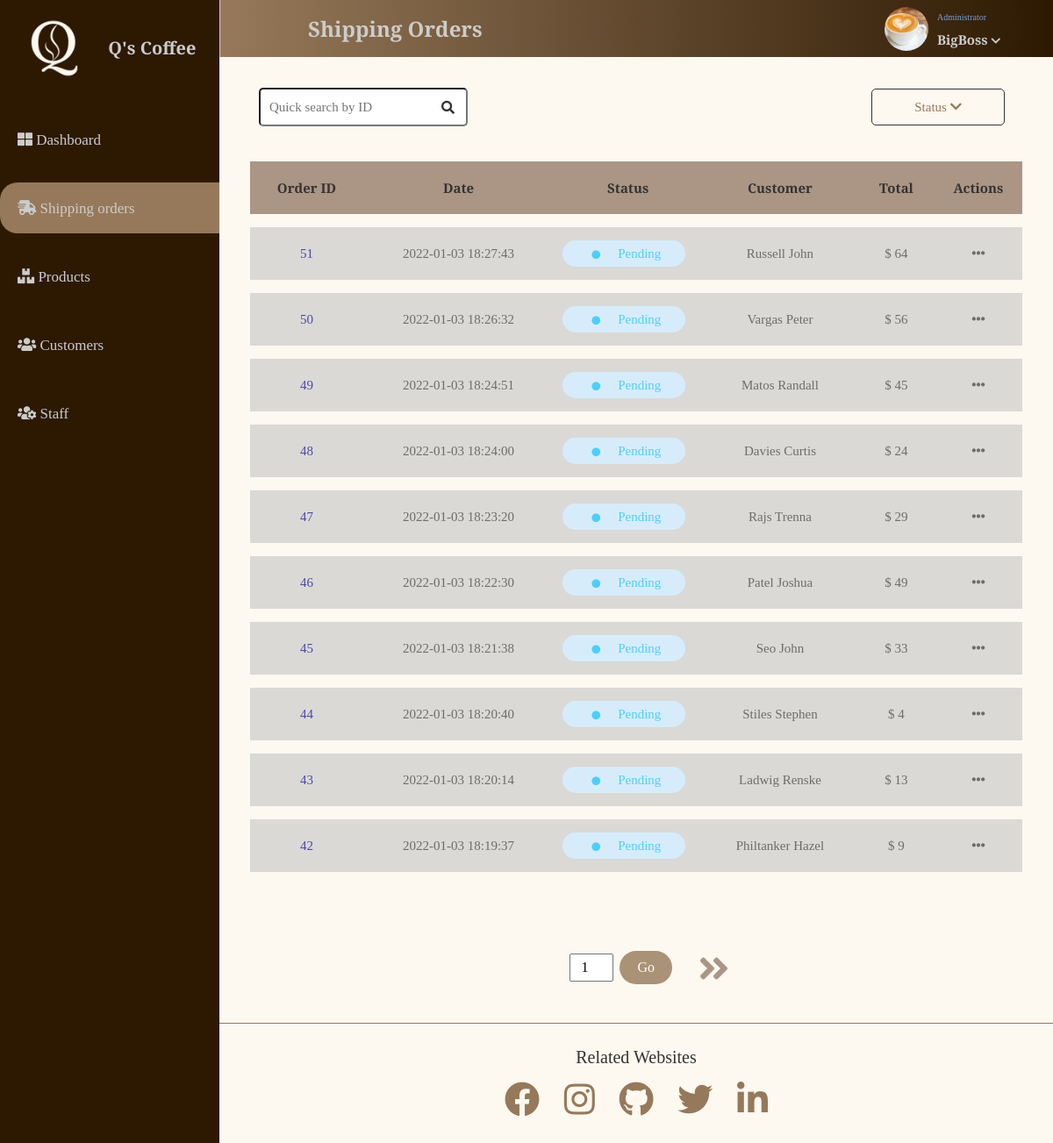
The page /admin/orders/index.php (signed in) on the database as committed earlier.
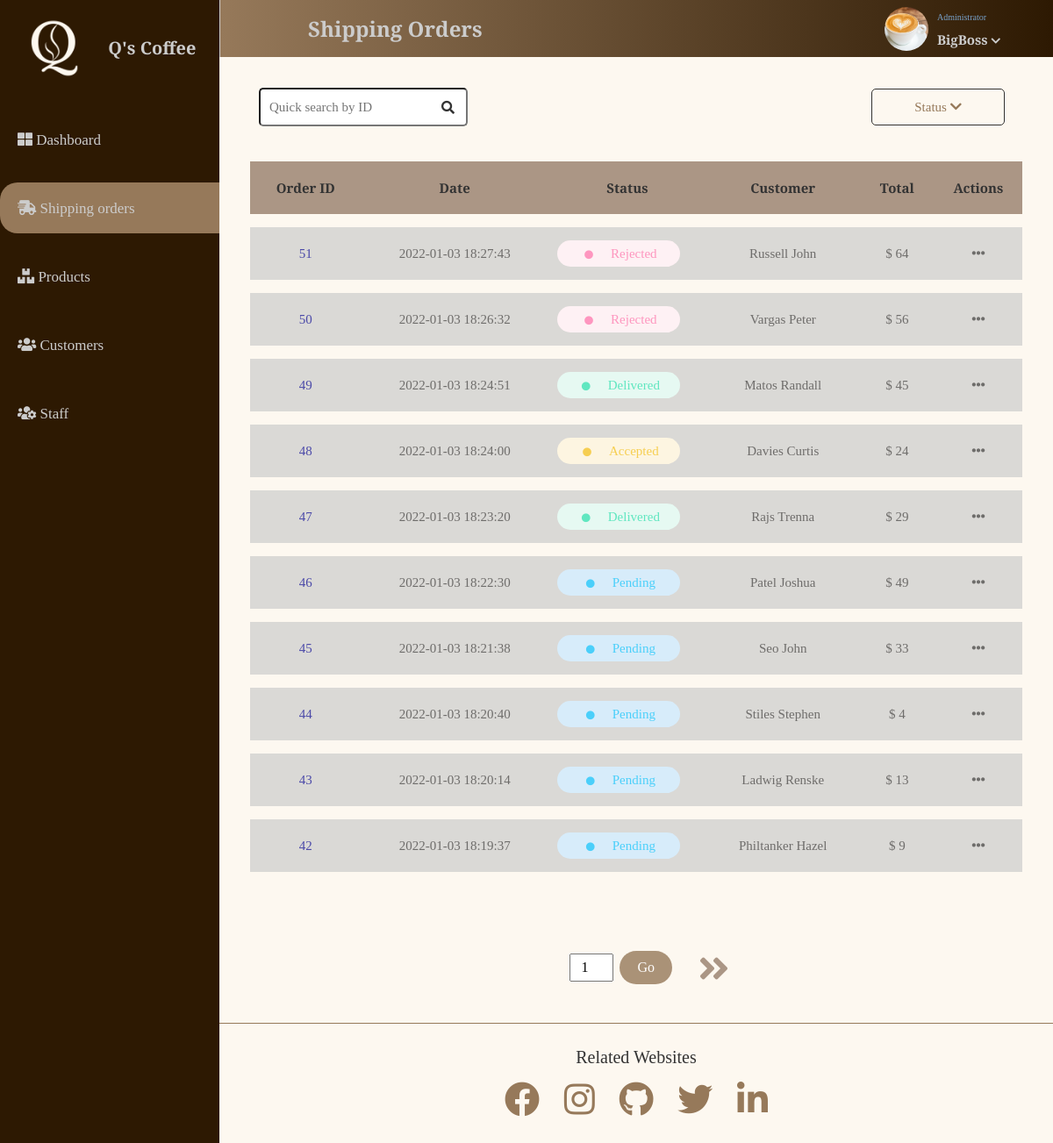
The same page on the database as committed later.
### tables this page shows
CREATE TABLE `orders` (
  `id` int(11) NOT NULL,
  `customer_id` int(11) DEFAULT NULL,
  `date` timestamp NOT NULL DEFAULT CURRENT_TIMESTAMP,
  `description` text,
  `price` float NOT NULL,
  `status` varchar(10) NOT NULL
);

CREATE TABLE `customers` (
  `id` int(11) NOT NULL,
  `username` varchar(20) NOT NULL,
  `name` varchar(50) NOT NULL,
  `email` varchar(50) NOT NULL,
  `phone` varchar(15) NOT NULL,
  `DOB` date DEFAULT NULL,
  `address` varchar(200) DEFAULT NULL,
  `hashed_password` varchar(100) NOT NULL DEFAULT '$2y$10$.UTq353gU/9.XB8ySXS75.ANbVquqEkZW9mRCg1om5ZS2FW5G2qe2',
  `gender` tinyint(1) NOT NULL DEFAULT '0',
  `avatar` varchar(200) DEFAULT NULL
);

### admin/orders/index.php (the view, shortened to what this page needs)
<!DOCTYPE html>
<html lang="en">
<head>
    <link rel="stylesheet" href="https://cdnjs.cloudflare.com/ajax/libs/normalize/8.0.1/normalize.min.css">
    <link rel="stylesheet" href="../assets/css/base.css">
    <link rel="stylesheet" href="../assets/css/main.css">
    <link rel="stylesheet" href="../assets/css/orders.css">
    <link rel="stylesheet" href="https://cdnjs.cloudflare.com/ajax/libs/font-awesome/5.15.1/css/all.min.css" >
</head>
<body>
<?php
       include '../sidebar.php';
        include '../header.php';
?>
<div class="app">
    <div class="container">
        <div class="orders__menu">
            <div class="orders__search">
                <input type="text" class="orders__search" placeholder="Quick search by ID">
                <i class="fas fa-search orders__search-icon"></i>
            </div>
            <div class="orders__right-side">
                <div class="orders__status">
                    <a href="./index.php" class="orders__status-clear">
                        <?php
                            if(!isset($_GET['status'])){
                                echo("Status");
                           }
                           else {echo($_GET['status']);}
                        ?>
                        <i class="fas fa-chevron-down orders__down-icon"></i>
                    </a>
                </div>
            </div>
        </div>
        <div class="orders__order-table">
                <?php
                require '../../connect.php';
                if(isset($_GET['status'])){$status=$_GET['status']; $sql="select count(*) as 'records' from orders where status='$status'";}
                else{$sql="select count(*) as 'records' from orders";}
                $res=$connect->query($sql)->fetch_array()['records'];
                $step=10;
                if($res%$step==0){$max=intdiv($res,$step);} else{$max=intdiv($res,$step)+1;}
                if(isset($_GET['page'])){
                    $page=$_GET['page'];
                    if($page>$max){$page=$max;}
                }else{$page=1;}
                $offset=$step*($page-1);
                    if(!isset($_GET['status'])){
                        $sql="select orders.id,date,status,price, name
                        from orders join customers
                        on orders.customer_id=customers.id
                        order by orders.id desc limit $step offset $offset";
                    }
                    $result = $connect->query($sql);
                ?>
             <table class="orders__table">
                    <thead>
                        <tr>
                            <th>Order ID</th>
                            <th>Date</th>
                            <th>Status</th>
                            <th>Customer</th>
                            <th>Total</th>
                            <th class="orders__more-btn">Actions</th>
                        </tr>
                    </thead>
                    <tbody>
                        <?php
                            while($row = mysqli_fetch_array($result)){
                        ?>
                        <tr class="float-z">
                            <td style="color: darkblue;"><?php echo($row['id']); ?></td>
                            <td><?php echo($row['date']); ?></td>
                            <td>
                                <div class="orders__table-status orders__status--<?php echo($row['status']); ?>">
                                    <i class="fas fa-circle"></i><?php echo($row['status']); ?>
                                </div>
                            </td>
                            <td><?php echo($row['name']); ?></td>
                            <td>
                                <span>$ <?php echo($row['price']); ?></span>
                            </td>
                            <td  class="orders__more-btn">
                                    <i class="fas fa-ellipsis-h"></i>
                            </td>
                        </tr>
                        <?php } ?>
                    </tbody>
             </table>
        </div>
        <div class="paginate">
            <div class="input">
                <input type="number" name="page" id="page" min="1" max="<?php echo $max; ?>" value=<?php echo $page?>>
                <button id="go" onclick="paginate();">Go</button>
            </div>
            <?php if($page<$max){?><a href="./index.php?page=<?php echo $page+1; if(isset($_GET['status'])){echo "&status=$status";}?>" class="next"><i class="fas fa-angle-double-right"></i></a><?php } ?>
        </div>
    </div>
    <?php include '../footer.php'; $connect->close()?>
</div>
</body>
</html>

### admin/sidebar.php
<div class="sidebar">
            <div class="sidebar__logo-content">
                <img src="../assets/img/Logo_mini2_dark_edit.png" alt="Logo of Q's Coffe" class="sidebar__logo">
                <p class="sidebar__shop-name">Q's Coffee</p>
            </div>
            <div class="sidebar__function">
                <ul>
                    <li class="<?php echo($_SESSION['cur'] =="Dashboard"?"checked":""); ?>">
                        <a href="../dashboard">
                            <i class="fas fa-th-large"></i>
                            <span class="sidebar__func-name">Dashboard</span>
                        </a>
                    </li>
                    <li class="<?php echo($_SESSION['cur'] =="Shipping Orders"?"checked":""); ?>">
                        <a href="../orders">
                            <i class="fas fa-shipping-fast"></i>
                            <span class="sidebar__func-name">Shipping orders</span>
                        </a>
                    </li>
                    <li class="<?php echo($_SESSION['cur'] =="Products"?"checked":""); ?>">
                        <a href="../products">
                            <i class="fas fa-boxes"></i>
                            <span class="sidebar__func-name">Products</span>
                        </a>
                    </li>
                    <li class="<?php echo($_SESSION['cur'] =="Customers"?"checked":""); ?>">
                        <a href="../customers">
                            <i class="fas fa-users"></i>
                            <span class="sidebar__func-name">Customers</span>
                        </a>
                    </li>
                    <?php  if($_SESSION['role']==1){ ?>
                    <li class="<?php echo($_SESSION['cur'] =="Staff"?"checked":""); ?>">
                        <a href="../staff">
                            <i class="fas fa-users-cog sidebar__icon"></i>
                            <span class="sidebar__func-name">Staff</span>
                        </a>
                    </li>
                    <?php } ?>
                </ul>
            </div>
</div>

### admin/header.php (shortened to what this page needs)
<div class="header">
            <div class="header__content">
                <span class="header__content-span">
                    <?php echo($_SESSION['cur']); ?>
                </span>
            </div>
            <div class="header__account">
                <?php $avatar=$_SESSION['avatar']==''?'./data/img/staff/default.png':$_SESSION['avatar']; ?>
                <img src="../../<?php echo $avatar;?>" alt="Avatar" class="header__account-avatar">
                <div class="header__account-info">
                    <p class="header__account-sub-info">
                        <?php if($_SESSION['role']==1){echo("Administrator");}else{echo("Staff");} ?>
                    </p>
                    <p class="header__account-name">
                        <?php echo($_SESSION['username']);?>
                        <i class="fas fa-chevron-down header__down-icon"></i>
                    </p>
                </div>
            </div>
 </div>

### admin/footer.php
<div class="footer">
                <p>Related Websites</p>
                <div class="footer__websites">
                    <div class="footer__web">
                        <a href="https://www.facebook.com/son.nguyenthai.3150" target="_blank"><i class="fab fa-facebook"></i></a>
                    </div>
                    <div class="footer__web">
                        <a href="https://www.instagram.com" target="_blank"><i class="fab fa-instagram"></i></a>
                    </div>
                    <div class="footer__web">
                        <a href="https://github.com/thaison185" target="_blank"><i class="fab fa-github"></i></a>
                    </div>
                    <div class="footer__web">
                        <a href="https://www.twitter.com" target="_blank"><i class="fab fa-twitter"></i></a>
                    </div>
                    <div class="footer__web">
                        <a href="https://www.linkedin.com/" target="_blank"><i class="fab fa-linkedin-in"></i></a>
                    </div>
                </div>
</div>

### admin/assets/css/base.css (style rules this page uses)
:root { --primary-color:#96795A; --sub-color: #AB9685; --background: #FDF8F0; --dark-color: #2D1902; --text-color: #333; --white-text-color: #ccc; --gradient: linear-gradient(90deg,#96795A,#2D1902); --blue-pastel:#78a2cc; }
* { margin: 0; padding: 0; box-sizing: inherit; }
html { font-size: 62.5%; line-height: 1.6rem; font-family: 'Libre Baskerville', serif; box-sizing: border-box; color: var(--text-color); }
body { background-color: var(--background); }

### admin/assets/css/main.css (style rules this page uses)
.sidebar { position:fixed; top:0; left: 0; width:25rem; height:100%; background-color: var(--dark-color); z-index:99; }
.sidebar__logo-content { display: flex; color:var(--white-text-color); justify-content: space-evenly; align-items: center; }
.sidebar__logo { width: 7rem; margin:2rem 0; }
.sidebar__shop-name { font-size: 2rem; font-weight: 700; }
.sidebar__function li { display: block; transition: all 0.3s ease; }
.checked { background-color: var(--primary-color); border-radius: 2rem 0 0 2rem; }
.sidebar__function a { display: block; text-decoration: none; color: var(--white-text-color); font-size: 1.7rem; padding:2rem 0; margin: 2rem 2rem; }
.header, .header__content, .header__account,.header__account-info { display: flex; color:var(--white-text-color); }
.header { position: fixed; left: 25rem; top:0; background-image: var(--gradient); justify-content: space-between; align-items: center; height: 6.5rem; width: calc(100% - 25rem); border-left: .1rem solid #ccc; z-index: 99; }
.header__content { margin-left: 10rem; }
.header__content-span { font-size: 2.4rem; font-weight: bold; }
.header__account { margin-right: 4rem; padding:0.75rem 2rem; cursor: pointer; position:relative; }
.header__account-avatar { width: 5rem; border-radius: 50%; margin: 0 1rem; }
.header__account-info { flex-direction: column; justify-content: space-around; }
.header__account-sub-info { font-size: 1rem; color: var(--blue-pastel); }
.header__account-name { font-size: 1.5rem; font-weight: bolder; }
.header__down-icon { font-size: 1.2rem; }
.app { width: calc(100% - 25rem); position: absolute; left: 25rem; top:6.5rem; }
.container { min-height: calc(100vh - 6.5rem - 13.5rem); }
.footer { display: flex; flex-direction: column; justify-content: center; align-items: center; font-size: 2rem; padding: 3rem; border-top: .1rem solid var(--primary-color); }
.footer__websites { display: flex; width: 30rem; justify-content: space-between; margin-top: 2rem; font-size: 4rem; }
.footer__websites a { text-decoration: none; color:var(--primary-color); transition: all 0.4s ease; }
.paginate { margin: 4rem 0; display: flex; justify-content: center; }
.paginate .input { margin: 0 3rem; display: inline-block; }
.paginate input { width: 5rem; text-align: center; margin-right: .5rem; font-size: 1.6rem; line-height: 1.6rem; padding:.5rem; }
.paginate a { text-decoration: none; font-size: 4rem; line-height: 4rem; color: var(--sub-color); transition: all .3s ease; }
.paginate #go { padding: 1rem 2rem; background-color: var(--primary-color); color:#fff; font-size: 1.6rem; border-radius: 2rem; border: none; cursor: pointer; opacity: .8; transition: all .3s ease; }

Rows that differ between the two databases and show on the page:
changed orders "Russell John": status "Pending" → "Rejected"
changed orders "Vargas Peter": status "Pending" → "Rejected"
changed orders "Matos Randall": status "Pending" → "Delivered"
changed orders "Davies Curtis": status "Pending" → "Accepted"
changed orders "Rajs Trenna": status "Pending" → "Delivered"
